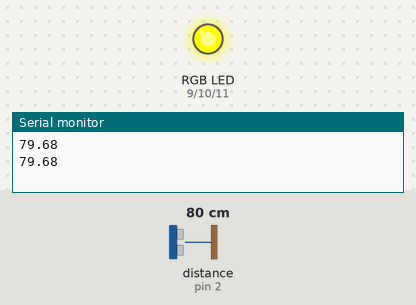
This sketch was run on a simulated Arduino Uno, built with avr-gcc and run on an emulated ATmega328P. Shown: an RGB LED mixed from three pins (HIGH = lit), the last lines printed to the serial monitor. Wiring (inferred from the names in the program): ultrasonic range finder: trigger pin 3; echo pin 2. Inputs (shaded band) come from the test bench; at power-on: distance to the obstacle (sensor on pin 2) 80 cm. The echo pulse lasts 58.3 µs per cm; pins used as bus, display or sensor lines are not drawn.

Above: at 2.8 s.
2.9 s: distance to the obstacle (sensor on pin 2) set to 27 cm
5.6 s: distance to the obstacle (sensor on pin 2) set to 22 cm
At 6.8 s:
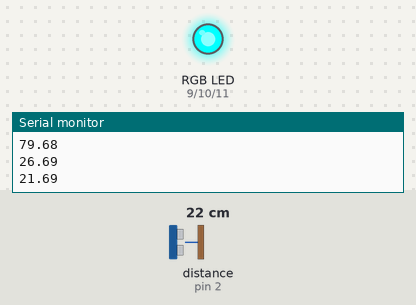
8.3 s: distance to the obstacle (sensor on pin 2) set to 35 cm
At 11.2 s:
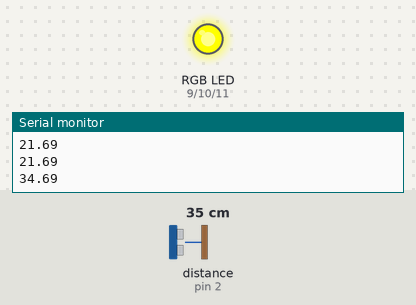
11.5 s: distance to the obstacle (sensor on pin 2) set to 2 cm
At 12.7 s:
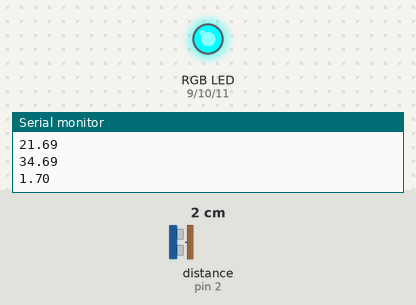
Timing chart, 0 to 14.5 s (numbered marks = the images above; inputs shaded):
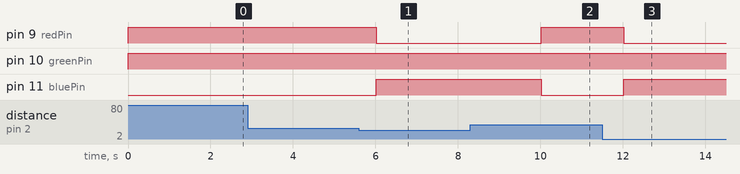

Measured:
- the behaviour switches between 26 and 25 cm on distance to the obstacle (sensor on pin 2) (found by bisection; images 0 and 1)
- after the input at 5.6 s, pin 9 (redPin): HIGH → LOW after 0.42 s; pin 11 (bluePin): LOW → HIGH after 0.42 s
- after the input at 8.3 s, pin 9 (redPin): LOW → HIGH after 1.7 s; pin 11 (bluePin): HIGH → LOW after 1.7 s
- after the input at 11.5 s, pin 9 (redPin): HIGH → LOW after 0.52 s; pin 11 (bluePin): LOW → HIGH after 0.52 s

The sketch:

ultraSensor_rgbLed.ino
```cpp
int trig = 3;
int echo = 2;
const int redPin = 9, greenPin = 10, bluePin = 11;
float distance;

void setup()
{
  pinMode(trig, OUTPUT);
  pinMode(echo, INPUT);
  Serial.begin(9600);
}

void loop()
{
  digitalWrite(trig, LOW);
  delayMicroseconds(2);
  digitalWrite(trig, HIGH);
  delayMicroseconds(10);
  digitalWrite(trig, LOW);
  long t = pulseIn(echo, HIGH);
  distance = (0.0343 * t) / 2;

  if (distance < 25 || distance == 25)
  {
    setColor(255, 0, 0);
    Serial.println(distance);
    delay(2000);
  }
  else
  {
    setColor(0, 0, 255);
    Serial.println(distance);
    delay(2000);
  }
}

void setColor(int red, int green, int blue)
{
  analogWrite(redPin, 255 - red);
  analogWrite(greenPin, 255 - green);
  analogWrite(bluePin, 255 - blue);
}
```
